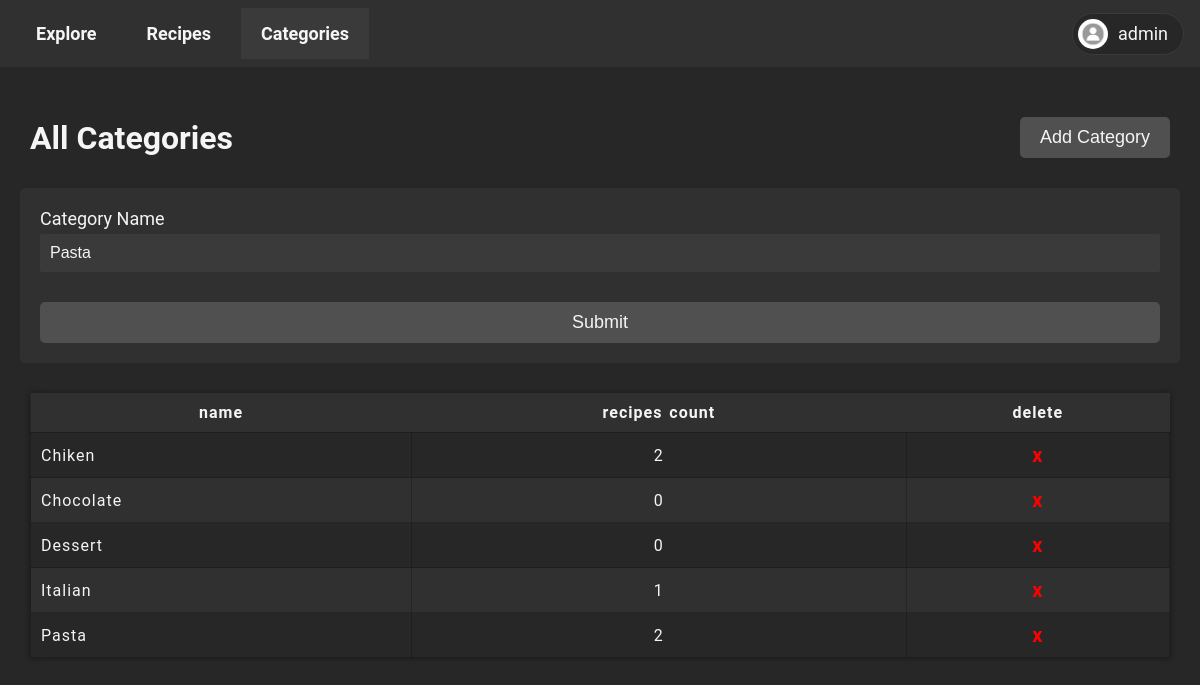
The app's page /admin/categories/index.php?id=2 (signed in) with its own data.
### tables this page shows
CREATE TABLE `categories` (
  `categoryID` int(255) NOT NULL,
  `categoryName` varchar(255) NOT NULL
);

### admin/categories/index.php (the view, shortened to what this page needs)
<!DOCTYPE html>
<html lang="en">
<head>
    <link rel="stylesheet" href="../../_public/style.css">
</head>
<body>
    <?php
    require "../../_public/nav.php";
    require "../../_auth/check_admin.php";
    ?>
    <div class="container">
        <div class="first">
            <h1>All Categories</h1>
            <button class="add"> Add Category </button>
        </div>
        <?php
        $name = "";
        $formState = "";
        if ($_SERVER['REQUEST_METHOD'] == 'GET' && !!isset($_GET['id'])) {
            $id = $_GET['id'];
            $query = "SELECT * FROM categories WHERE categoryID = $id";
            $result = mysqli_query($con, $query);
            $row = mysqli_fetch_array($result);
            if ($row) {
                $name = $row['categoryName'];
                $formState = "show";
            } else
                echo "No data found !!";
        } else if ($_SERVER['REQUEST_METHOD'] == 'POST') {
            $id = !!isset($_POST['categoryID']) ? $_POST['categoryID'] : false;
            $name = mysqli_real_escape_string($con, $_POST['name']);
            if ($id) {
                $query = "UPDATE categories SET categoryName = '$name' WHERE categoryID = $id";
                mysqli_query($con, "UPDATE recipecategory SET categoryName = '$name' WHERE categoryID = $id");
            } else {
                $query = "INSERT INTO categories (categoryName) VALUES ('$name')";
            }
            $result = mysqli_query($con, $query);
            if ($result) {
                echo '<script> window.location.href = "' . $_SERVER['PHP_SELF'] . '" </script>';
            } else {
                echo "Failed to save data !!";
            }
        }
        ?>
        <form class="add <?php echo $formState ?>" action="<?php echo htmlspecialchars($_SERVER['PHP_SELF']) ?>"
            method="post">
            <div>
                <label for="title">Category Name</label>
                <input type="text" name="name" id="name" placeholder="Enter the name" value="<?php echo $name ?>"
                    required>
            </div>
            <div class="full">
                <button type="submit" class="add">Submit</button>
            </div>
        </form>
        <?php
        $sql = "SELECT * FROM categories ORDER BY categoryName ASC";
        $result = mysqli_query($con, $sql);
        $rows = mysqli_num_rows($result);
        if ($rows > 0) {
            echo '<div class="table_container">
                        <table>
                        <thead>
                            <tr>
                                <th>name</th>
                                <th>recipes count</th>
                                <th>delete</th>
                            </tr>
                        </thead>
                        <tbody>';
            while ($row = mysqli_fetch_array($result)) {
                $countQuery = "SELECT COUNT(*) AS count FROM recipecategory WHERE categoryID = " . $row["categoryID"];
                $countResult = mysqli_query($con, $countQuery);
                $countRow = mysqli_fetch_array($countResult);
                echo '<tr id=' . $row["categoryID"] . '>
                            <td>' . $row["categoryName"] . '</td>
                            <td class="center">' . $countRow[0] . ' </td>
                            <td><a href="/project/admin/categories/delete.php?delete=' . $row["categoryID"] . '"> x </a></td>
                        </tr>';
            }
            echo '</tbody>
            </table>
            </div>';
        } else {
            echo "No Categories Found";
        }
        ?>
</body>
</html>

### _public/style.css (style rules this page uses)
:root { --dark-primary: #272727; --dark-secondary: #303030; --grey-primary: #3A3A3A; --grey-secondary: #505050; --lighted-primary: #7b7b7b; --dark-disabled: #2A2A2A; --color: whitesmoke; --red-primary: #FF6E6E; --red-secondary: #ff6e6e11; }
* { padding: 0; margin: 0; box-sizing: border-box; }
body { color: var(--color) !important; background: var(--dark-primary); font-family: 'Roboto', sans-serif; transition: 0.4s; }
a { text-decoration: none; color: var(--color); }
.center { text-align: center; }
table { border-collapse: collapse; }
th, td { padding: 5px 20px; }
div.first { display: flex; align-items: center; justify-content: space-between; width: 100%; padding: 10px; gap: 20px; }
form.add.show { visibility: visible; opacity: 1; height: auto; transform: translateY(0); }
div.full { flex: 1 100% !important; }
div.table_container { width: 100%; padding: 10px; max-height: 600px; overflow-y: auto; overflow-x: auto; animation: .1s ease-in-out scaleIn; }

### records on screen
categories: name "Pasta", categoryName "Pasta", countRow "2"
categories: categoryName "Chiken", countRow "2"
categories: categoryName "Chocolate", countRow "0"
categories: categoryName "Dessert", countRow "0"
categories: categoryName "Italian", countRow "1"

### other values on screen
$key "Recipes"
$key "Categories"
$_SESSION['username'] "admin"
